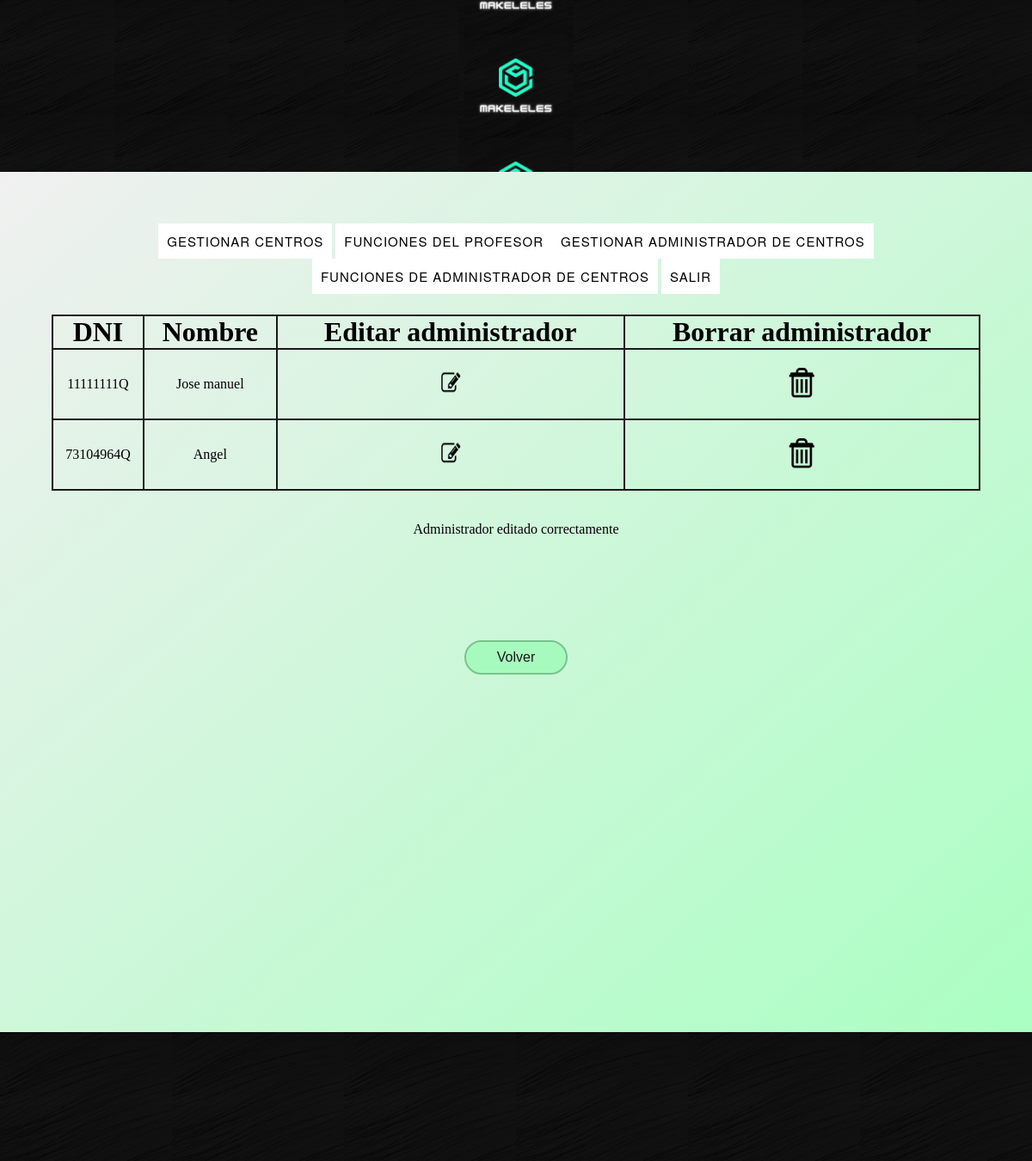
Page /TeamMaker/CRUDS/Administradores/ListarAdmin.php?situacion=1 on the committed database.
### tables this page shows
CREATE TABLE `USUARIO` (
  `DNI` varchar(11) NOT NULL,
  `Nombre` varchar(20) NOT NULL,
  `Clave` varchar(20) NOT NULL
);

### TeamMaker/CRUDS/Administradores/ListarAdmin.php (the view, shortened to what this page needs)
<?php
include "../../BBDD/includes/funciones.php";
$conexion=conectarBD();
$sql = "SELECT USUARIO.DNI as DNI, USUARIO.Nombre as nombre FROM PROFESOR, USUARIO WHERE PROFESOR.USUARIO_DNI=USUARIO.DNI and PROFESOR.Rol='Admin'";
$consulta=$conexion->prepare($sql);
$consulta->execute();
$admins=$consulta->fetchAll();
?>
<!DOCTYPE html>
<html lang="es">
<head>
    <link rel="stylesheet" href="../../Estilos/Style.css">
</head>
<body class="listarBody">
  <header class="listarHeader">
    <div id="img_header0"></div>
    <div id="img_header1"></div>
    <div id="img_header2"></div>
    <div id="img_header3"></div>
    <div id="img_header4"></div>
    <div id="img_header5"></div>
    <div id="img_header6"></div>
    <div id="img_header7"></div>
    <div id="img_header8"></div>
  </header>
  <div class="listTodo">
  <nav class="menuAdminTop">
        <ul>
        <li><a href="../../gestionarCentro">Gestionar centros</a>
        </li>
        <li><a href="../../profesores">Funciones del profesor</a>
        <li><a href="../../gestionAdmin">Gestionar administrador de centros</a>
        </li>
        <li><a href="../../admins">Funciones de administrador de centros</a>
        </li>
        <li><a href="../../inicio">Salir</a></li>
        </ul>
        </nav>
    <table class="table" id="tableAdmin">
      <thead>
        <tr>
          <td>DNI</td>
          <td>Nombre</td>
          <td>Editar administrador</td>
          <td>Borrar administrador</td>
        </tr>
      </thead>
      <tbody>
      <?php
        for ($i=0; $i < count($admins); $i++) {
          $dni = $admins[$i]->DNI;
          echo "<tr>
              <td>".$admins[$i]->DNI."</td><td>".$admins[$i]->nombre."</td><td><input class=\"buttonList\" type=\"image\" src=\"../../Estilos/Editar.png\" value=\"x\" name=\"Volver\" onclick=\"redirigir_alumnos('EditarAdmin.php','".$dni."')\"></td><td><input class=\"buttonList\" type=\"image\" src=\"../../Estilos/Eliminar.png\" value=\"X\" name=\"Volver\" onclick=\"redirigir_alumnos('BorrarAdmin.php','".$dni."')\"></td></tr>";
        }
      ?>
      </tbody>
    </table>
    <?php
      $situacion = $_GET['situacion'];
      if (isset($situacion)) {
        switch ($situacion) {
          case '1':
            echo "<br><br><p>Administrador editado correctamente</p>";
          break;
        }
      }
    ?>
    <input class="volverListUs" type="button" value="Volver" name="Volver" onclick="redirigir('../../gestionAdmin')">
  </div>
  <footer class="listFoot">
    <div id="img_footer0"></div>
    <div id="img_footer1"></div>
    <div id="img_footer2"></div>
    <div id="img_footer3"></div>
    <div id="img_footer4"></div>
    <div id="img_footer5"></div>
  </footer>
</body>
</html>

### TeamMaker/Estilos/Style.css (style rules this page uses)
* { padding: 0; margin: 0; }
body { display: grid; grid-template-columns: 100%; grid-template-rows: 30% 100% 20%; overflow: hidden; }
header { padding-top: 0; display: grid; grid-template-columns: 1fr 1fr 1fr 1fr 1fr 1fr 1fr 1fr 1fr; grid-template-rows: 1fr; }
footer { display: grid; grid-template-columns: 1fr 1fr 1fr 1fr 1fr 1fr; grid-template-rows: 1fr; }
input { font-size: 100%; outline: none; width: 40%; height: 25%; margin-bottom: 1%; }
#img_header0, #img_header1, #img_header2, #img_header3, #img_header5, #img_header6, #img_header7, #img_header8 { padding-top: 0; background-image: url("Fondo.png"); background-size: 100%; }
#img_header4 { padding-top: 0; background-image: url("Logo.png"); background-size: 90%; background-position: center; }
#img_footer0, #img_footer1, #img_footer2, #img_footer3, #img_footer4, #img_footer5 { padding-top: 0; background-image: url("Fondo.png"); background-size: 100%; }
input[type='button'] { margin-top: 2%; margin-bottom: 7%; font-size: 100%; outline: none; width: 15%; height: 15%; border: solid 2px #78C48D; border-radius: 50px; background-color: #a7fabe; color: rgb(24, 24, 24); }
body.listarBody { display: grid; grid-template-columns: 100%; grid-template-rows: 200px 100% 20%; overflow: visible; }
div.listTodo { background-image: linear-gradient(to bottom right, #F0F0F0, #A8FFC1); text-align: center; padding-top: 5%; padding-bottom: 0; height: 100%; }
table { align-self: center; text-align: center; margin-left: 5%; margin-right: 5%; width: 90%; height: 10%; border-spacing: 0; border: solid 1px rgb(24, 24, 24); }
thead { font-weight: bold; font-size: 200%; }
tr { border: solid 1px rgb(24, 24, 24); }
td { border: solid 1px rgb(24, 24, 24); }
input.buttonList { height: 35px; width: 35px; border-radius: 0%; align-items: center; text-align: center; align-self: center; margin-top: 5%; margin-bottom: 5%; }
input.volverListUs { height: 4%; width: 10%; margin-top: 10%; }
footer.listFoot { height: 150px; }
.menuAdminTop ul { list-style:none; margin:0; padding:0; }
.menuAdminTop ul li { background-color:white; }
.menuAdminTop ul a { display:block; color: black; text-decoration:none; font-weight:400; font-size:15px; padding:10px; font-family:"HelveticaNeue", "Helvetica Neue", Helvetica, Arial, sans-serif; text-transform:uppercase; letter-spacing:1px; }
.menuAdminTop { padding-bottom: 2%; }
.menuAdminTop ul li { position:relative; display: inline-block; margin:0; padding:0; }

### rows in the picture
usuario: DNI "11111111Q", Nombre "Jose manuel"
usuario: DNI "73104964Q", Nombre "Angel"
